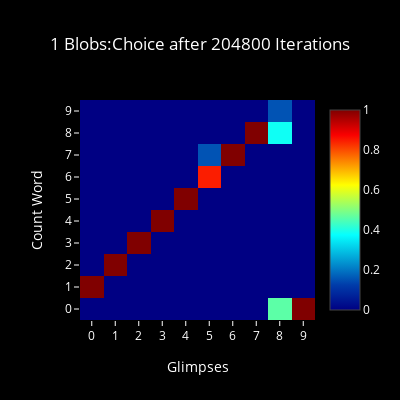
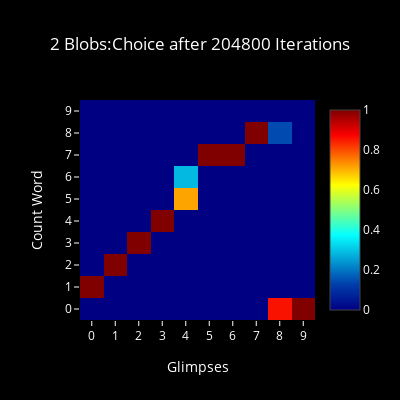
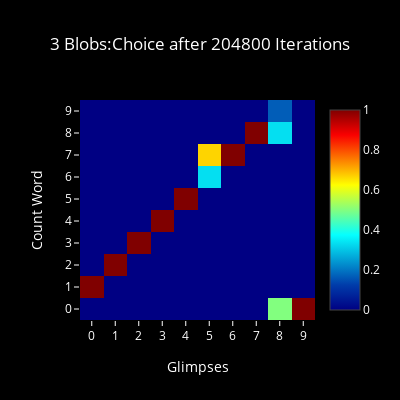
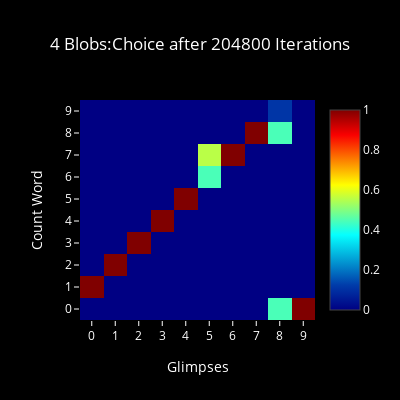

Notebook code for these charts, in order:
### Code cell
for n, num in enumerate(blob_list): 
    #for i, it in enumerate(iter_list):
    plot_choice(11, 204800, num)
    #plot_confidence(18, 3000000, num)
    #plot_choice(i, it, num)
    
# iter_list = [0, 400, 800, 1600, 3200, 6400, 12800, 25600, 51200, 102400, 153600, 204800, 307200, 409600, 614400, 819200, 1000000, 2000000, 3000000]

### Figure 1 — Plotly figure (JSON) as saved in the notebook; plotly's stock layout.template omitted (floating-point values rounded to 4 significant figures)
{"data": [{"colorscale": "Jet", "type": "heatmap", "z": [[0, 0, 0, 0, 0, 0, 0, 0, 0.4615, 1.0], [1.0, 0, 0, 0, 0, 0, 0, 0, 0, 0], [0, 1.0, 0, 0, 0, 0, 0, 0, 0, 0], [0, 0, 1.0, 0, 0, 0, 0, 0, 0, 0], [0, 0, 0, 1.0, 0, 0, 0, 0, 0, 0], [0, 0, 0, 0, 1.0, 0, 0, 0, 0, 0], [0, 0, 0, 0, 0, 0.8462, 0, 0, 0, 0], [0, 0, 0, 0, 0, 0.1538, 1.0, 0, 0, 0], [0, 0, 0, 0, 0, 0, 0, 1.0, 0.3846, 0], [0, 0, 0, 0, 0, 0, 0, 0, 0.1538, 0]]}], "layout": {"font": {"color": "#FFF"}, "height": 400, "paper_bgcolor": "#000", "plot_bgcolor": "#000", "title": "1 Blobs:Choice after 204800 Iterations", "titlefont": {"color": "#FFF"}, "width": 400, "xaxis": {"dtick": 1, "range": [-0.5, 9.5], "tickcolor": "#FFF", "title": "Glimpses"}, "yaxis": {"dtick": 1, "range": [-0.5, 9.5], "tickcolor": "#FFF", "title": "Count Word"}}}

### Figure 2 — Plotly figure (JSON) as saved in the notebook; plotly's stock layout.template omitted (floating-point values rounded to 4 significant figures)
{"data": [{"colorscale": "Jet", "type": "heatmap", "z": [[0, 0, 0, 0, 0, 0, 0, 0, 0.8571, 1.0], [1.0, 0, 0, 0, 0, 0, 0, 0, 0, 0], [0, 1.0, 0, 0, 0, 0, 0, 0, 0, 0], [0, 0, 1.0, 0, 0, 0, 0, 0, 0, 0], [0, 0, 0, 1.0, 0, 0, 0, 0, 0, 0], [0, 0, 0, 0, 0.7143, 0, 0, 0, 0, 0], [0, 0, 0, 0, 0.2857, 0, 0, 0, 0, 0], [0, 0, 0, 0, 0, 1.0, 1.0, 0, 0, 0], [0, 0, 0, 0, 0, 0, 0, 1.0, 0.1429, 0], [0, 0, 0, 0, 0, 0, 0, 0, 0, 0]]}], "layout": {"font": {"color": "#FFF"}, "height": 400, "paper_bgcolor": "#000", "plot_bgcolor": "#000", "title": "2 Blobs:Choice after 204800 Iterations", "titlefont": {"color": "#FFF"}, "width": 400, "xaxis": {"dtick": 1, "range": [-0.5, 9.5], "tickcolor": "#FFF", "title": "Glimpses"}, "yaxis": {"dtick": 1, "range": [-0.5, 9.5], "tickcolor": "#FFF", "title": "Count Word"}}}

### Figure 3 — Plotly figure (JSON) as saved in the notebook; plotly's stock layout.template omitted (floating-point values rounded to 4 significant figures)
{"data": [{"colorscale": "Jet", "type": "heatmap", "z": [[0, 0, 0, 0, 0, 0, 0, 0, 0.5, 1.0], [1.0, 0, 0, 0, 0, 0, 0, 0, 0, 0], [0, 1.0, 0, 0, 0, 0, 0, 0, 0, 0], [0, 0, 1.0, 0, 0, 0, 0, 0, 0, 0], [0, 0, 0, 1.0, 0, 0, 0, 0, 0, 0], [0, 0, 0, 0, 1.0, 0, 0, 0, 0, 0], [0, 0, 0, 0, 0, 0.3333, 0, 0, 0, 0], [0, 0, 0, 0, 0, 0.6667, 1.0, 0, 0, 0], [0, 0, 0, 0, 0, 0, 0, 1.0, 0.3333, 0], [0, 0, 0, 0, 0, 0, 0, 0, 0.1667, 0]]}], "layout": {"font": {"color": "#FFF"}, "height": 400, "paper_bgcolor": "#000", "plot_bgcolor": "#000", "title": "3 Blobs:Choice after 204800 Iterations", "titlefont": {"color": "#FFF"}, "width": 400, "xaxis": {"dtick": 1, "range": [-0.5, 9.5], "tickcolor": "#FFF", "title": "Glimpses"}, "yaxis": {"dtick": 1, "range": [-0.5, 9.5], "tickcolor": "#FFF", "title": "Count Word"}}}

### Figure 4 — Plotly figure (JSON) as saved in the notebook; plotly's stock layout.template omitted (floating-point values rounded to 4 significant figures)
{"data": [{"colorscale": "Jet", "type": "heatmap", "z": [[0, 0, 0, 0, 0, 0, 0, 0, 0.4444, 1.0], [1.0, 0, 0, 0, 0, 0, 0, 0, 0, 0], [0, 1.0, 0, 0, 0, 0, 0, 0, 0, 0], [0, 0, 1.0, 0, 0, 0, 0, 0, 0, 0], [0, 0, 0, 1.0, 0, 0, 0, 0, 0, 0], [0, 0, 0, 0, 1.0, 0, 0, 0, 0, 0], [0, 0, 0, 0, 0, 0.4444, 0, 0, 0, 0], [0, 0, 0, 0, 0, 0.5556, 1.0, 0, 0, 0], [0, 0, 0, 0, 0, 0, 0, 1.0, 0.4444, 0], [0, 0, 0, 0, 0, 0, 0, 0, 0.1111, 0]]}], "layout": {"font": {"color": "#FFF"}, "height": 400, "paper_bgcolor": "#000", "plot_bgcolor": "#000", "title": "4 Blobs:Choice after 204800 Iterations", "titlefont": {"color": "#FFF"}, "width": 400, "xaxis": {"dtick": 1, "range": [-0.5, 9.5], "tickcolor": "#FFF", "title": "Glimpses"}, "yaxis": {"dtick": 1, "range": [-0.5, 9.5], "tickcolor": "#FFF", "title": "Count Word"}}}
